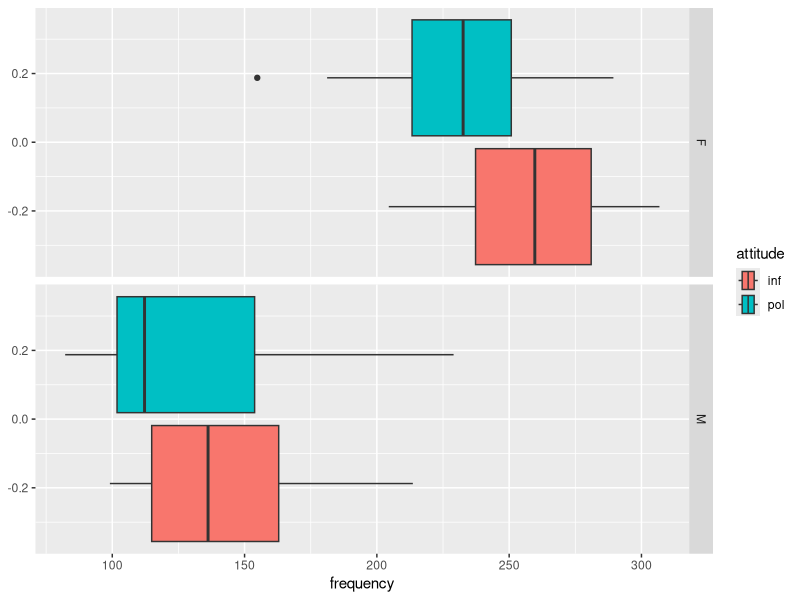

Write the R code that produced this figure.
## ---- chunk 1
knitr::opts_chunk$set(echo = FALSE, warning=FALSE, message=FALSE)
## ---- chunk 2
library(nlme)
library(ggplot2)
library(lattice)
library(tidyverse)
library(lme4)
## ---- chunk 3
library(readr)
pitch <- read_csv("HW7-politeness_data.csv")
## ---- chunk 4
ggplot(pitch, aes(x = frequency, group = attitude, fill = attitude)) + geom_boxplot() + facet_grid("gender")
## ---- chunk 5
LMM1 = lme(frequency ~ gender + attitude, random = ~ 1 | subject, data = pitch, method = 'REML')

vcovY1 = VarCorr(LMM1) # covariance estimates for random effects and variance for residuals
SIGMA1 = LMM1$sigma # std for residuals
vcovFE1 = vcov(LMM1) # covariance for fixed effects estimates (inv fisher info)
#
FE1 = fixed.effects(LMM1) # fixed effects coef
RE1 = random.effects(LMM1) # ordered random effects, BLUPs
RES1 = pitch$frequency-fitted(LMM1) # residuals
## ---- chunk 6
RE1 %>% knitr::kable(caption = "BLUPs for subject-specific intercepts", digits = 3, col.names = "BLUP")
## ---- chunk 7
RES1
## ---- chunk 8
LMM2 = lme(frequency ~ gender + attitude + gender * attitude, random = ~ 1 | subject, data = pitch, method = "ML")
LMM1.ML = lme(frequency ~ gender + attitude, random = ~ 1 | subject, data = pitch, method = "ML")
anova(LMM1.ML, LMM2) 
## ---- chunk 9
LMM3 = lmer(frequency ~ gender + attitude + (1 | subject) + (1 | scenario), data = pitch)
FE3 = fixed.effects(LMM3)
RE3 = random.effects(LMM3)
vcovY3 = VarCorr(LMM3) 
vcovFE3 = vcov(LMM3)
## ---- chunk 10
FE3 %>% knitr::kable(caption = "Fixed effect for double random intercept model", digits = 3, col.names = c("estimate"))
